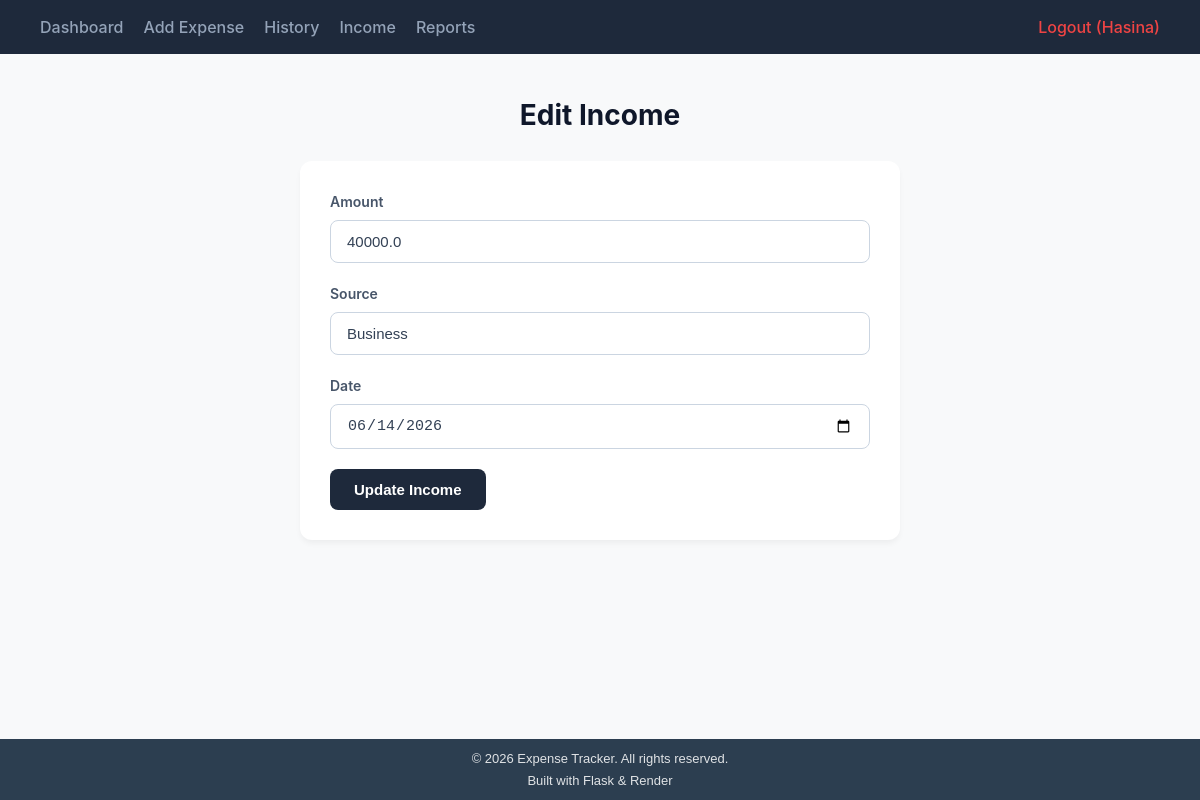
Before: /edit_income/7 (signed in) with the older database file.
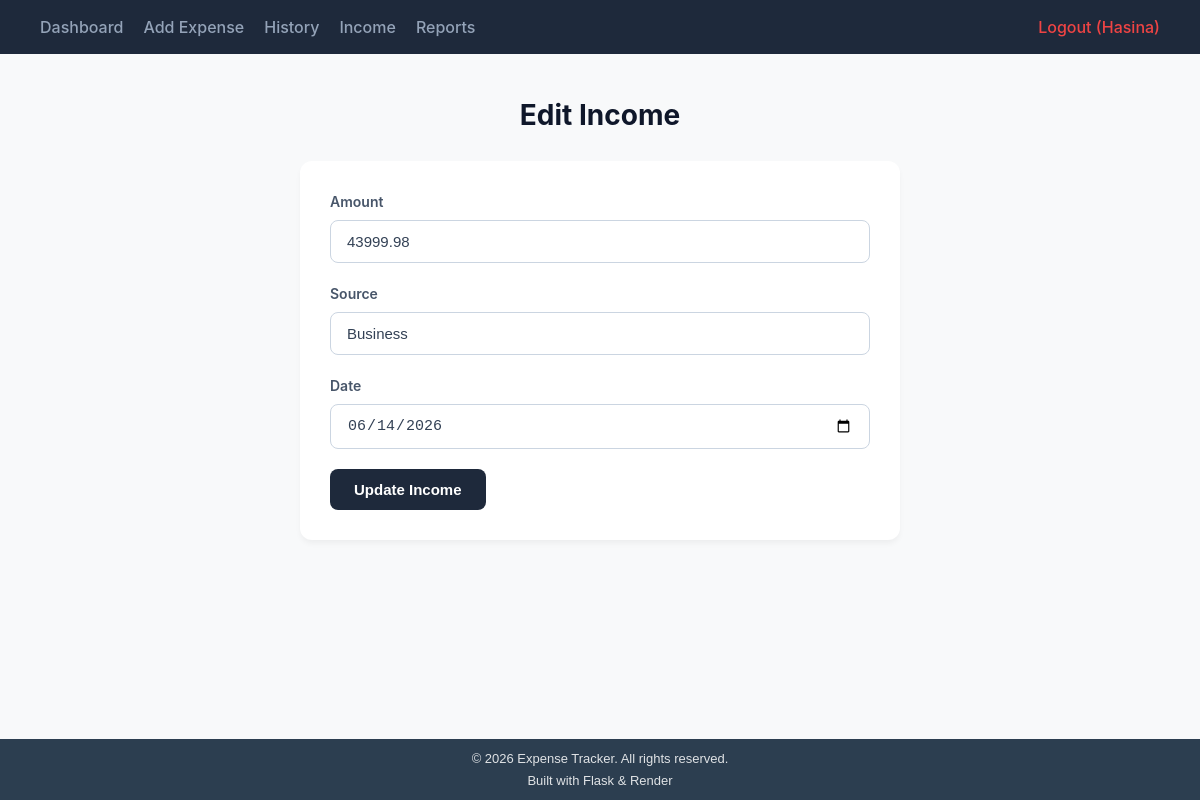
After: the same page with the newer database file.
### tables this page shows
CREATE TABLE income (
            id INTEGER PRIMARY KEY AUTOINCREMENT,
            amount REAL NOT NULL,
            source TEXT NOT NULL,
            date TEXT NOT NULL,
            user_id INTEGER,
            FOREIGN KEY(user_id) REFERENCES users(id)
        );

### app.py (the view, shortened to what this page needs)
@app.route('/edit_income/<int:id>', methods=['GET', 'POST'])
def edit_income(id):
    if 'user_id' not in session:
        return redirect(url_for('login'))
    current_user_id = session['user_id']
    conn = sqlite3.connect(DB_PATH)
    cursor = conn.cursor()
    cursor.execute("SELECT * FROM income WHERE id=? AND user_id=?", (id, current_user_id))
    income = cursor.fetchone()
    conn.close()
    if income is None:
        return "Record not found or unauthorized!", 404
    return render_template('edit_income.html', income=income)

### templates/edit_income.html (shortened to what this page needs)
<!DOCTYPE html>
<html lang="en">
<head>
    <link rel="stylesheet" href="{{ url_for('static', filename='style.css') }}">
</head>
<body>
<div class="navbar">
    <a href="/">Dashboard</a>
    <a href="/add">Add Expense</a>
    <a href="/history">History</a>
    <a href="/income">Income</a>
    <a href="/reports">Reports</a>
    <a href="/logout" style="margin-left: auto; color: #ef4444; text-decoration: none;">Logout ({{ session['username'] }})</a>
</div>
<div class="dashboard-container">
    <h1 class="page-title" style="text-align: center; margin-bottom: 25px;">Edit Income</h1>
    <div class="table-section" style="max-width: 600px; margin: 0 auto;">
        <form method="POST">
            <div class="form-group">
                <label>Amount</label>
                <input type="number" step="0.01" name="amount" value="{{ income[1] }}" required class="form-control">
            </div>
            <div class="form-group">
                <label>Source</label>
                <input type="text" name="source" value="{{ income[2] }}" required class="form-control">
            </div>
            <div class="form-group">
                <label>Date</label>
                <input type="date" name="date" value="{{ income[3] }}" required class="form-control">
            </div>
            <button type="submit" class="btn-submit">Update Income</button>
        </form>
    </div>
</div>
{% include 'footer.html' %}
</body>
</html>

### templates/footer.html
<footer class="site-footer">
    <div class="footer-content">
        <p>&copy; 2026 Expense Tracker. All rights reserved.</p>
        <p>Built with Flask & Render</p>
    </div>
</footer>

### static/style.css (style rules this page uses)
*, *::before, *::after { box-sizing: border-box; margin: 0; padding: 0; }
body { font-family: -apple-system, BlinkMacSystemFont, "Segoe UI", Roboto, Helvetica, Arial, sans-serif; background-color: #f8f9fa; color: #333; line-height: 1.5; }
.navbar { background-color: #1e293b; padding: 15px 40px; display: flex; gap: 20px; }
.navbar a { color: #94a3b8; text-decoration: none; font-size: 16px; font-weight: 500; transition: color 0.2s ease; }
.dashboard-container { width: 90%; max-width: 1200px; margin: 40px auto; }
.page-title { margin-bottom: 25px; font-size: 28px; color: #0f172a; }
.table-section { background: #ffffff; padding: 30px; border-radius: 12px; box-shadow: 0 4px 6px -1px rgba(0, 0, 0, 0.05); margin-bottom: 30px; }
.form-group { margin-bottom: 20px; }
.form-group label { display: block; font-size: 14px; font-weight: 600; color: #475569; margin-bottom: 8px; }
.form-control { width: 100%; padding: 12px 16px; font-size: 15px; color: #334155; background-color: #ffffff; border: 1px solid #cbd5e1; border-radius: 8px; outline: none; transition: border-color 0.2s; }
.btn-submit { padding: 12px 24px; background-color: #1e293b; color: #ffffff; border: none; border-radius: 8px; font-size: 15px; font-weight: 600; cursor: pointer; transition: background-color 0.2s; }
html, body { height: 100%; margin: 0; display: flex; flex-direction: column; }
.site-footer { flex-shrink: 0; background-color: #2c3e50; color: #ffffff; text-align: center; padding: 8px 0; width: 100%; font-family: Arial, sans-serif; font-size: 13px; margin-top: auto; }
.footer-content p { margin: 2px 0; opacity: 0.85; }

Changed rows visible on the page:
changed income "Business": amount "40000.0" → "43999.98"
